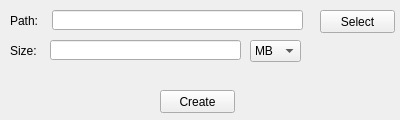
<?xml version="1.0" encoding="UTF-8"?>
<ui version="4.0">
 <class>CreateContainerWindow</class>
 <widget class="QWidget" name="CreateContainerWindow">
  <property name="geometry">
   <rect>
    <x>0</x>
    <y>0</y>
    <width>400</width>
    <height>120</height>
   </rect>
  </property>
  <property name="windowTitle">
   <string>FractalCrypt</string>
  </property>
  <property name="windowIcon">
   <iconset resource="resources.qrc">
    <normaloff>:/img/logo.png</normaloff>:/img/logo.png</iconset>
  </property>
  <widget class="QPushButton" name="selectPathButton">
   <property name="geometry">
    <rect>
     <x>320</x>
     <y>10</y>
     <width>75</width>
     <height>23</height>
    </rect>
   </property>
   <property name="text">
    <string>Select</string>
   </property>
  </widget>
  <widget class="QLabel" name="pathLabel">
   <property name="geometry">
    <rect>
     <x>10</x>
     <y>10</y>
     <width>31</width>
     <height>21</height>
    </rect>
   </property>
   <property name="text">
    <string>Path:</string>
   </property>
  </widget>
  <widget class="QPushButton" name="createButton">
   <property name="geometry">
    <rect>
     <x>160</x>
     <y>90</y>
     <width>75</width>
     <height>23</height>
    </rect>
   </property>
   <property name="text">
    <string>Create</string>
   </property>
  </widget>
  <widget class="QLabel" name="sizeLabel">
   <property name="geometry">
    <rect>
     <x>10</x>
     <y>40</y>
     <width>31</width>
     <height>21</height>
    </rect>
   </property>
   <property name="text">
    <string>Size:</string>
   </property>
  </widget>
  <widget class="QLineEdit" name="pathLineEdit">
   <property name="geometry">
    <rect>
     <x>52</x>
     <y>10</y>
     <width>251</width>
     <height>20</height>
    </rect>
   </property>
  </widget>
  <widget class="QComboBox" name="comboBox">
   <property name="geometry">
    <rect>
     <x>250</x>
     <y>40</y>
     <width>51</width>
     <height>22</height>
    </rect>
   </property>
   <property name="currentIndex">
    <number>1</number>
   </property>
   <item>
    <property name="text">
     <string>KB</string>
    </property>
   </item>
   <item>
    <property name="text">
     <string>MB</string>
    </property>
   </item>
   <item>
    <property name="text">
     <string>GB</string>
    </property>
   </item>
  </widget>
  <widget class="QLineEdit" name="sizeLineEdit">
   <property name="geometry">
    <rect>
     <x>50</x>
     <y>40</y>
     <width>191</width>
     <height>20</height>
    </rect>
   </property>
   <property name="text">
    <string/>
   </property>
  </widget>
 </widget>
 <resources>
  <include location="resources.qrc"/>
 </resources>
 <connections/>
</ui>
